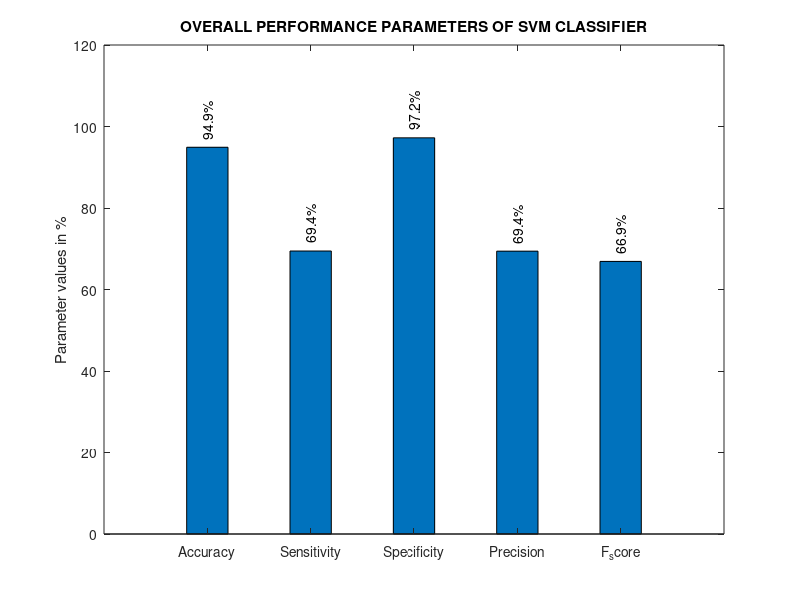

MATLAB code to generate this figure:
clc;
clear all;
close all;

load parameters_ANN12.mat

%parameters_svm=[overall_accuracy; overall_sensitivity;overall_specificity;overall_precision;overall_F_score];
%save parameters_svm.mat
%ANNindividual();
 %%
 %plotting bar graphs
%   H={'accuracy','sensitivity','specificity','precision','F_score'};
%   figure(2);
%  bar([accuracy;sensitivity;specificity;precision;F_score],0.6);axis([0 6 0 120]);
%  hold on;
%  set(gca,'xticklabel',H);
%  ylabel('Parameter values in % corresponding to each class');
%  title('PERFORMANCE PARAMETERS OF SVM CLASSIFIER FOR EACH CLASS');
%  
 % bar graph for overall performance parameters
 figure;
  hbar=bar([overall_accuracy;overall_sensitivity;overall_specificity;overall_precision;overall_F_score],0.4);axis([0 6 0 120]);
 hold on;
 %grid on;
H={'Accuracy','Sensitivity','Specificity','Precision','F_score'};
 set(gca,'xticklabel',H);
 
 ybuff=2;
 for i=1:length(hbar)
    XDATA=get(get(hbar(i),'Children'),'XData');
    YDATA=get(get(hbar(i),'Children'),'YData');
    for j=1:size(XDATA,2)
        x=XDATA(1,j)+(XDATA(3,j)-XDATA(1,j))/2;
        y=YDATA(2,j)+ybuff;
        t=[num2str(YDATA(2,j),3) ,'%'];
        text(x,y,t,'Color','k','HorizontalAlignment','left','Rotation',90)
    end
end
  ylabel('Parameter values in %');
 title('OVERALL PERFORMANCE PARAMETERS OF SVM CLASSIFIER');
